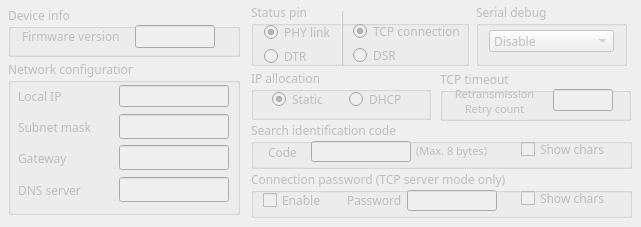
    <widget class="QWidget" name="general">
     <property name="enabled">
      <bool>false</bool>
     </property>
     <attribute name="title">
      <string>Settings</string>
     </attribute>
     <widget class="QGroupBox" name="status_4">
      <property name="geometry">
       <rect>
        <x>8</x>
        <y>6</y>
        <width>232</width>
        <height>51</height>
       </rect>
      </property>
      <property name="minimumSize">
       <size>
        <width>0</width>
        <height>44</height>
       </size>
      </property>
      <property name="maximumSize">
       <size>
        <width>16777215</width>
        <height>100</height>
       </size>
      </property>
      <property name="font">
       <font>
        <family>맑은 고딕</family>
       </font>
      </property>
      <property name="title">
       <string>Device info</string>
      </property>
      <widget class="QLabel" name="label_148">
       <property name="geometry">
        <rect>
         <x>14</x>
         <y>19</y>
         <width>100</width>
         <height>23</height>
        </rect>
       </property>
       <property name="font">
        <font>
         <family>맑은 고딕</family>
        </font>
       </property>
       <property name="text">
        <string>Firmware version</string>
       </property>
      </widget>
      <widget class="QLineEdit" name="fw_version">
       <property name="geometry">
        <rect>
         <x>127</x>
         <y>19</y>
         <width>80</width>
         <height>23</height>
        </rect>
       </property>
       <property name="minimumSize">
        <size>
         <width>0</width>
         <height>22</height>
        </size>
       </property>
       <property name="font">
        <font>
         <family>맑은 고딕</family>
         <weight>75</weight>
         <bold>true</bold>
        </font>
       </property>
       <property name="focusPolicy">
        <enum>Qt::NoFocus</enum>
       </property>
       <property name="inputMask">
        <string notr="true"/>
       </property>
       <property name="text">
        <string notr="true"/>
       </property>
       <property name="frame">
        <bool>true</bool>
       </property>
       <property name="alignment">
        <set>Qt::AlignCenter</set>
       </property>
       <property name="readOnly">
        <bool>true</bool>
       </property>
       <property name="placeholderText">
        <string notr="true"/>
       </property>
       <property name="clearButtonEnabled">
        <bool>false</bool>
       </property>
      </widget>
     </widget>
     <widget class="QGroupBox" name="network_config">
      <property name="geometry">
       <rect>
        <x>8</x>
        <y>60</y>
        <width>232</width>
        <height>155</height>
       </rect>
      </property>
      <property name="font">
       <font>
        <family>맑은 고딕</family>
       </font>
      </property>
      <property name="title">
       <string>Network configuration</string>
      </property>
      <widget class="QWidget" name="layoutWidget_52">
       <property name="geometry">
        <rect>
         <x>10</x>
         <y>21</y>
         <width>211</width>
         <height>30</height>
        </rect>
       </property>
       <property name="font">
        <font>
         <family>맑은 고딕</family>
        </font>
       </property>
       <layout class="QHBoxLayout" name="horizontalLayout_71">
        <item>
         <widget class="QLabel" name="label_92">
          <property name="font">
           <font>
            <family>맑은 고딕</family>
           </font>
          </property>
          <property name="text">
           <string>Local IP</string>
          </property>
         </widget>
        </item>
        <item>
         <widget class="QLineEdit" name="localip">
          <property name="minimumSize">
           <size>
            <width>0</width>
            <height>22</height>
           </size>
          </property>
          <property name="maximumSize">
           <size>
            <width>110</width>
            <height>22</height>
           </size>
          </property>
          <property name="font">
           <font>
            <family>맑은 고딕</family>
           </font>
          </property>
          <property name="text">
           <string/>
          </property>
          <property name="maxLength">
           <number>30</number>
          </property>
          <property name="frame">
           <bool>true</bool>
          </property>
          <property name="alignment">
           <set>Qt::AlignCenter</set>
          </property>
         </widget>
        </item>
       </layout>
      </widget>
      <widget class="QWidget" name="layoutWidget_55">
       <property name="geometry">
        <rect>
         <x>10</x>
         <y>83</y>
         <width>211</width>
         <height>30</height>
        </rect>
       </property>
       <property name="font">
        <font>
         <family>맑은 고딕</family>
        </font>
       </property>
       <layout class="QHBoxLayout" name="horizontalLayout_74">
        <item>
         <widget class="QLabel" name="label_95">
          <property name="font">
           <font>
            <family>맑은 고딕</family>
           </font>
          </property>
          <property name="text">
           <string>Gateway</string>
          </property>
         </widget>
        </item>
        <item>
         <widget class="QLineEdit" name="gateway">
          <property name="minimumSize">
           <size>
            <width>0</width>
            <height>22</height>
           </size>
          </property>
          <property name="maximumSize">
           <size>
            <width>110</width>
            <height>16777215</height>
           </size>
          </property>
          <property name="font">
           <font>
            <family>맑은 고딕</family>
           </font>
          </property>
          <property name="text">
           <string/>
          </property>
          <property name="alignment">
           <set>Qt::AlignCenter</set>
          </property>
         </widget>
        </item>
       </layout>
      </widget>
      <widget class="QWidget" name="layoutWidget_54">
       <property name="geometry">
        <rect>
         <x>10</x>
         <y>52</y>
         <width>211</width>
         <height>30</height>
        </rect>
       </property>
       <property name="font">
        <font>
         <family>맑은 고딕</family>
        </font>
       </property>
       <layout class="QHBoxLayout" name="horizontalLayout_73">
        <item>
         <widget class="QLabel" name="label_94">
          <property name="baseSize">
           <size>
            <width>0</width>
            <height>0</height>
           </size>
          </property>
          <property name="font">
           <font>
            <family>맑은 고딕</family>
           </font>
          </property>
          <property name="cursor">
           <cursorShape>ArrowCursor</cursorShape>
          </property>
          <property name="text">
           <string>Subnet mask</string>
          </property>
         </widget>
        </item>
        <item>
         <widget class="QLineEdit" name="subnet">
          <property name="minimumSize">
           <size>
            <width>0</width>
            <height>22</height>
           </size>
          </property>
          <property name="maximumSize">
           <size>
            <width>110</width>
            <height>16777215</height>
           </size>
          </property>
          <property name="font">
           <font>
            <family>맑은 고딕</family>
           </font>
          </property>
          <property name="text">
           <string/>
          </property>
          <property name="alignment">
           <set>Qt::AlignCenter</set>
          </property>
         </widget>
        </item>
       </layout>
      </widget>
      <widget class="QWidget" name="layoutWidget_56">
       <property name="geometry">
        <rect>
         <x>10</x>
         <y>115</y>
         <width>211</width>
         <height>30</height>
        </rect>
       </property>
       <property name="font">
        <font>
         <family>맑은 고딕</family>
        </font>
       </property>
       <layout class="QHBoxLayout" name="horizontalLayout_78">
        <item>
         <widget class="QLabel" name="label_99">
          <property name="font">
           <font>
            <family>맑은 고딕</family>
           </font>
          </property>
          <property name="text">
           <string>DNS server</string>
          </property>
         </widget>
        </item>
        <item>
         <widget class="QLineEdit" name="dns_addr">
          <property name="minimumSize">
           <size>
            <width>0</width>
            <height>22</height>
           </size>
          </property>
          <property name="maximumSize">
           <size>
            <width>110</width>
            <height>16777215</height>
           </size>
          </property>
          <property name="font">
           <font>
            <family>맑은 고딕</family>
           </font>
          </property>
          <property name="text">
           <string/>
          </property>
          <property name="alignment">
           <set>Qt::AlignCenter</set>
          </property>
         </widget>
        </item>
       </layout>
      </widget>
     </widget>
     <widget class="QGroupBox" name="group_opmode_4">
      <property name="geometry">
       <rect>
        <x>251</x>
        <y>3</y>
        <width>218</width>
        <height>63</height>
       </rect>
      </property>
      <property name="font">
       <font>
        <family>맑은 고딕</family>
       </font>
      </property>
      <property name="title">
       <string>Status pin</string>
      </property>
      <widget class="Line" name="line_2">
       <property name="geometry">
        <rect>
         <x>81</x>
         <y>7</y>
         <width>20</width>
         <height>58</height>
        </rect>
       </property>
       <property name="font">
        <font>
         <pointsize>11</pointsize>
         <weight>50</weight>
         <bold>false</bold>
        </font>
       </property>
       <property name="frameShadow">
        <enum>QFrame::Raised</enum>
       </property>
       <property name="midLineWidth">
        <number>0</number>
       </property>
       <property name="orientation">
        <enum>Qt::Vertical</enum>
       </property>
      </widget>
      <widget class="QWidget" name="layoutWidget">
       <property name="geometry">
        <rect>
         <x>13</x>
         <y>18</y>
         <width>71</width>
         <height>41</height>
        </rect>
       </property>
       <layout class="QVBoxLayout" name="verticalLayout_2">
        <property name="spacing">
         <number>1</number>
        </property>
        <property name="sizeConstraint">
         <enum>QLayout::SetMinimumSize</enum>
        </property>
        <item>
         <widget class="QRadioButton" name="status_phy">
          <property name="minimumSize">
           <size>
            <width>60</width>
            <height>0</height>
           </size>
          </property>
          <property name="font">
           <font>
            <family>맑은 고딕</family>
           </font>
          </property>
          <property name="text">
           <string>PHY link</string>
          </property>
          <property name="checked">
           <bool>true</bool>
          </property>
         </widget>
        </item>
        <item>
         <widget class="QRadioButton" name="status_dtr">
          <property name="minimumSize">
           <size>
            <width>0</width>
            <height>0</height>
           </size>
          </property>
          <property name="font">
           <font>
            <family>맑은 고딕</family>
           </font>
          </property>
          <property name="text">
           <string>DTR</string>
          </property>
         </widget>
        </item>
       </layout>
      </widget>
      <widget class="QWidget" name="layoutWidget">
       <property name="geometry">
        <rect>
         <x>102</x>
         <y>17</y>
         <width>110</width>
         <height>42</height>
        </rect>
       </property>
       <layout class="QVBoxLayout" name="verticalLayout_3">
        <property name="spacing">
         <number>1</number>
        </property>
        <property name="sizeConstraint">
         <enum>QLayout::SetMinimumSize</enum>
        </property>
        <item>
         <widget class="QRadioButton" name="status_tcpst">
          <property name="minimumSize">
           <size>
            <width>60</width>
            <height>0</height>
           </size>
          </property>
          <property name="font">
           <font>
            <family>맑은 고딕</family>
           </font>
          </property>
          <property name="text">
           <string>TCP connection</string>
          </property>
          <property name="checked">
           <bool>true</bool>
          </property>
         </widget>
        </item>
        <item>
         <widget class="QRadioButton" name="status_dsr">
          <property name="minimumSize">
           <size>
            <width>0</width>
            <height>0</height>
           </size>
          </property>
          <property name="font">
           <font>
            <family>맑은 고딕</family>
           </font>
          </property>
          <property name="text">
           <string>DSR</string>
          </property>
         </widget>
        </item>
       </layout>
      </widget>
     </widget>
     <widget class="QGroupBox" name="group_opmode_2">
      <property name="geometry">
       <rect>
        <x>251</x>
        <y>69</y>
        <width>180</width>
        <height>51</height>
       </rect>
      </property>
      <property name="font">
       <font>
        <family>맑은 고딕</family>
       </font>
      </property>
      <property name="title">
       <string>IP allocation</string>
      </property>
      <widget class="QRadioButton" name="ip_dhcp">
       <property name="geometry">
        <rect>
         <x>98</x>
         <y>21</y>
         <width>71</width>
         <height>19</height>
        </rect>
       </property>
       <property name="minimumSize">
        <size>
         <width>0</width>
         <height>0</height>
        </size>
       </property>
       <property name="font">
        <font>
         <family>맑은 고딕</family>
        </font>
       </property>
       <property name="text">
        <string>DHCP</string>
       </property>
      </widget>
      <widget class="QRadioButton" name="ip_static">
       <property name="geometry">
        <rect>
         <x>21</x>
         <y>21</y>
         <width>61</width>
         <height>19</height>
        </rect>
       </property>
       <property name="minimumSize">
        <size>
         <width>60</width>
         <height>0</height>
        </size>
       </property>
       <property name="font">
        <font>
         <family>맑은 고딕</family>
        </font>
       </property>
       <property name="text">
        <string>Static</string>
       </property>
       <property name="checked">
        <bool>true</bool>
       </property>
      </widget>
     </widget>
     <widget class="QGroupBox" name="group_packing_8">
      <property name="geometry">
       <rect>
        <x>251</x>
        <y>121</y>
        <width>381</width>
        <height>48</height>
       </rect>
      </property>
      <property name="font">
       <font>
        <family>맑은 고딕</family>
       </font>
      </property>
      <property name="title">
       <string>Search identification code</string>
      </property>
      <widget class="QLabel" name="label_146">
       <property name="geometry">
        <rect>
         <x>165</x>
         <y>19</y>
         <width>91</width>
         <height>21</height>
        </rect>
       </property>
       <property name="font">
        <font>
         <family>돋움</family>
         <pointsize>8</pointsize>
        </font>
       </property>
       <property name="text">
        <string>(Max. 8 bytes)</string>
       </property>
       <property name="wordWrap">
        <bool>true</bool>
       </property>
      </widget>
      <widget class="QLabel" name="label_147">
       <property name="geometry">
        <rect>
         <x>17</x>
         <y>23</y>
         <width>63</width>
         <height>16</height>
        </rect>
       </property>
       <property name="font">
        <font>
         <family>맑은 고딕</family>
        </font>
       </property>
       <property name="text">
        <string>Code</string>
       </property>
      </widget>
      <widget class="QLineEdit" name="searchcode">
       <property name="geometry">
        <rect>
         <x>60</x>
         <y>20</y>
         <width>100</width>
         <height>21</height>
        </rect>
       </property>
       <property name="minimumSize">
        <size>
         <width>100</width>
         <height>10</height>
        </size>
       </property>
       <property name="maximumSize">
        <size>
         <width>100</width>
         <height>16777215</height>
        </size>
       </property>
       <property name="font">
        <font>
         <family>맑은 고딕</family>
        </font>
       </property>
       <property name="text">
        <string/>
       </property>
       <property name="maxLength">
        <number>8</number>
       </property>
       <property name="echoMode">
        <enum>QLineEdit::Password</enum>
       </property>
       <property name="alignment">
        <set>Qt::AlignCenter</set>
       </property>
      </widget>
      <widget class="QCheckBox" name="show_idcode">
       <property name="geometry">
        <rect>
         <x>270</x>
         <y>20</y>
         <width>101</width>
         <height>16</height>
        </rect>
       </property>
       <property name="font">
        <font>
         <family>맑은 고딕</family>
        </font>
       </property>
       <property name="text">
        <string>Show chars</string>
       </property>
       <property name="checked">
        <bool>false</bool>
       </property>
      </widget>
     </widget>
     <widget class="QGroupBox" name="group_packing_9">
      <property name="geometry">
       <rect>
        <x>251</x>
        <y>170</y>
        <width>381</width>
        <height>48</height>
       </rect>
      </property>
      <property name="font">
       <font>
        <family>맑은 고딕</family>
       </font>
      </property>
      <property name="title">
       <string>Connection password (TCP server mode only)</string>
      </property>
      <widget class="QCheckBox" name="enable_connect_pw">
       <property name="geometry">
        <rect>
         <x>12</x>
         <y>22</y>
         <width>71</width>
         <height>16</height>
        </rect>
       </property>
       <property name="font">
        <font>
         <family>맑은 고딕</family>
        </font>
       </property>
       <property name="text">
        <string>Enable</string>
       </property>
       <property name="checked">
        <bool>false</bool>
       </property>
      </widget>
      <widget class="QLineEdit" name="connect_pw">
       <property name="geometry">
        <rect>
         <x>156</x>
         <y>20</y>
         <width>90</width>
         <height>21</height>
        </rect>
       </property>
       <property name="minimumSize">
        <size>
         <width>90</width>
         <height>10</height>
        </size>
       </property>
       <property name="maximumSize">
        <size>
         <width>90</width>
         <height>16777215</height>
        </size>
       </property>
       <property name="font">
        <font>
         <family>맑은 고딕</family>
        </font>
       </property>
       <property name="text">
        <string/>
       </property>
       <property name="echoMode">
        <enum>QLineEdit::Password</enum>
       </property>
       <property name="alignment">
        <set>Qt::AlignCenter</set>
       </property>
       <property name="placeholderText">
        <string/>
       </property>
      </widget>
      <widget class="QLabel" name="label_149">
       <property name="geometry">
        <rect>
         <x>96</x>
         <y>22</y>
         <width>63</width>
         <height>16</height>
        </rect>
       </property>
       <property name="font">
        <font>
         <family>맑은 고딕</family>
        </font>
       </property>
       <property name="text">
        <string>Password</string>
       </property>
      </widget>
      <widget class="QCheckBox" name="show_connectpw">
       <property name="geometry">
        <rect>
         <x>270</x>
         <y>20</y>
         <width>101</width>
         <height>16</height>
        </rect>
       </property>
       <property name="font">
        <font>
         <family>맑은 고딕</family>
        </font>
       </property>
       <property name="text">
        <string>Show chars</string>
       </property>
       <property name="checked">
        <bool>false</bool>
       </property>
      </widget>
     </widget>
     <widget class="QGroupBox" name="tcp_timeoutbox">
      <property name="geometry">
       <rect>
        <x>440</x>
        <y>70</y>
        <width>191</width>
        <height>51</height>
       </rect>
      </property>
      <property name="minimumSize">
       <size>
        <width>0</width>
        <height>44</height>
       </size>
      </property>
      <property name="maximumSize">
       <size>
        <width>16777215</width>
        <height>100</height>
       </size>
      </property>
      <property name="font">
       <font>
        <family>맑은 고딕</family>
       </font>
      </property>
      <property name="title">
       <string>TCP timeout</string>
      </property>
      <widget class="QLabel" name="label_152">
       <property name="geometry">
        <rect>
         <x>9</x>
         <y>11</y>
         <width>91</width>
         <height>41</height>
        </rect>
       </property>
       <property name="font">
        <font>
         <family>맑은 고딕</family>
         <pointsize>8</pointsize>
        </font>
       </property>
       <property name="inputMethodHints">
        <set>Qt::ImhMultiLine</set>
       </property>
       <property name="text">
        <string>Retransmission
Retry count</string>
       </property>
       <property name="alignment">
        <set>Qt::AlignCenter</set>
       </property>
      </widget>
      <widget class="QLineEdit" name="tcp_timeout">
       <property name="geometry">
        <rect>
         <x>113</x>
         <y>19</y>
         <width>60</width>
         <height>22</height>
        </rect>
       </property>
       <property name="minimumSize">
        <size>
         <width>60</width>
         <height>22</height>
        </size>
       </property>
       <property name="maximumSize">
        <size>
         <width>60</width>
         <height>22</height>
        </size>
       </property>
       <property name="font">
        <font>
         <family>맑은 고딕</family>
        </font>
       </property>
       <property name="text">
        <string/>
       </property>
       <property name="maxLength">
        <number>3</number>
       </property>
       <property name="alignment">
        <set>Qt::AlignCenter</set>
       </property>
      </widget>
     </widget>
     <widget class="QGroupBox" name="group_opmode_3">
      <property name="geometry">
       <rect>
        <x>476</x>
        <y>3</y>
        <width>151</width>
        <height>63</height>
       </rect>
      </property>
      <property name="font">
       <font>
        <family>맑은 고딕</family>
       </font>
      </property>
      <property name="title">
       <string>Serial debug</string>
      </property>
      <widget class="QComboBox" name="serial_debug">
       <property name="geometry">
        <rect>
         <x>13</x>
         <y>27</y>
         <width>125</width>
         <height>22</height>
        </rect>
       </property>
       <property name="currentText">
        <string>Disable</string>
       </property>
       <property name="maxCount">
        <number>10</number>
       </property>
       <property name="duplicatesEnabled">
        <bool>false</bool>
       </property>
       <property name="frame">
        <bool>true</bool>
       </property>
       <item>
        <property name="text">
         <string>Disable</string>
        </property>
       </item>
       <item>
        <property name="text">
         <string>Enable</string>
        </property>
       </item>
       <item>
        <property name="text">
         <string>Enable with data</string>
        </property>
       </item>
      </widget>
     </widget>
    </widget>
